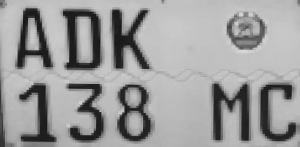
#> input picture learndata/1657835418.png, 300 x 147 px
$ python -i class_OCR_ver3.py   (imports and definitions only)
#> lines starting #> are read from the running program, lines starting #| are printed output that depends on the picture; after the words box and inside, x2 and y2 are one past the last pixel; in counts of white or black regions, pixels touching at a corner belong together
#> further down, picture is the input picture: shape (147, 300, 3); min 22, max 214, mean 155.1
### utils/image_process.py
# 이미지 전처리
import cv2
import numpy as np
import calendar
import time

from scipy.ndimage import interpolation as inter

# [35 lines left out: function get_best_image_for_text, not called in this run]


def process(image, blockSize, boundRectArea = None, type = None, thresh = False, debug = False) :
    # print("blur type", type)
    gray_image = cv2.cvtColor(image, cv2.COLOR_BGR2GRAY)
    # gray_image = correct_skew(gray_image)
    if debug == True :
        cv2.imshow("greyed image", gray_image)
        cv2.waitKey(0)

    # 블러처리

    if type == 1 :
        blurImg = cv2.GaussianBlur(gray_image, (5, 5), 0)
    elif type == 3:
        blurImg = cv2.GaussianBlur(gray_image, (7, 7), 0)
    else :
        blurImg = cv2.bilateralFilter(gray_image, 13, 15, 15)
        # blurImg = cv2.bilateralFilter(gray_image, -1, 50, 10)
    if debug == True:
        cv2.imshow("blured image", blurImg)
        cv2.waitKey(0)
    if thresh == True :
        # [8 lines of commented-out code are left out]

        blurImg = cv2.adaptiveThreshold(blurImg, 255.0, cv2.ADAPTIVE_THRESH_GAUSSIAN_C, cv2.THRESH_BINARY_INV, blockSize, 9)
        # blurImg = cv2.adaptiveThreshold(blurImg, 255.0, cv2.ADAPTIVE_THRESH_GAUSSIAN_C, cv2.THRESH_BINARY_INV, 467, 9)
        # blurImg = cv2.threshold(blurImg, 0, 255, cv2.THRESH_BINARY_INV + cv2.THRESH_OTSU)[1]
    if debug == True:
        cv2.imshow("thresh image", blurImg)
        cv2.waitKey(0)

    # edged = cv2.Canny(blurImg, 100, 300)
    edged = cv2.Canny(blurImg, 20, 150)
    if debug == True:
        cv2.imshow("edged image", edged)
        cv2.waitKey(0)

    contours, hierarchy = cv2.findContours(edged.copy(), cv2.RETR_LIST, cv2.CHAIN_APPROX_SIMPLE)
    # image1 = image.copy()
    return contours


def image_resize(image, width = None, height = None, inter = cv2.INTER_AREA):
#> called with width = 900, inter = 3
    dim = None
    (h, w) = image.shape[:2]
#> h = 147; w = 300

    if width is None and height is None:
        return image

    if width is None:
        r = height / float(h)
        dim = (int(w * r), height)

    else:
        r = width / float(w)
#> r = 3
        dim = (width, int(h * r))
#> dim = (900, 441)

    resized = cv2.resize(image, dim, interpolation = inter)
    return resized

# [27 lines left out: function correct_skew, not called in this run]

### class_OCR_ver3.py
import cv2
import utils.image_process as ip
import utils.plate_number as pn


class OCRVer3:
    addSize = -4
    i = 7
    cropped_img = None
    cx = 0
    cy = 0
    cw = 0
    ch = 0
    cratio = 0
    boundRectArea = 0
    image = None
    ocrtype = 1

    def __init__(self, image, ocrtype = 1):
        # 이미지 로드
        self.image = image
        self.ocrtype = ocrtype

    def getScreenCnt(self, cnts):
        screenCnt = None
        new_img = None
        for c in cnts:
            perimeter = cv2.arcLength(c, True)
            approx = cv2.approxPolyDP(c, 0.022 * perimeter, True)
            self.cx, self.cy, self.cw, self.ch = cv2.boundingRect(c)
            nratio = self.cw / self.ch
            cArea = cv2.contourArea(c)

            boundingRect = cv2.boundingRect(c)

            [intX, intY, intWidth, intHeight] = boundingRect

            intBoundingRectX = intX
            intBoundingRectY = intY
            intBoundingRectWidth = intWidth
            intBoundingRectHeight = intHeight

            intBoundingRectArea = intBoundingRectWidth * intBoundingRectHeight
            intBoundingRectRatio = intBoundingRectWidth / intBoundingRectHeight

            print("intBoundingRectArea : ", intBoundingRectArea)
            print("intBoundingRectRatio : ", intBoundingRectRatio)
            print("all contourArea : ", cArea)
            print("꼭지점 : ", len(approx))
            self.boundRectArea = intBoundingRectArea
            # if len(approx) == 4 and 1.7 < nratio < 3.83 :
            # if len(approx) == 4 and 1.7 < nratio < 3.83 and 11300.0 < cArea < 21000.0:
            ocrtypeTest = (len(approx) == 4)
            if self.ocrtype == 1 :
                ocrtypeTest = len(approx) == 4 and ((1.7 < intBoundingRectRatio < 2.5 and 8000 < intBoundingRectArea < 21000) or (2.8 < intBoundingRectRatio < 3.9 and 3800 < intBoundingRectArea < 13000))

            if ocrtypeTest :
                screenCnt = approx
                self.cratio = self.cw / self.ch
                # new_img = image[y:y + h, x:x + w]
                new_img = self.image[self.cy - self.addSize:self.cy + self.ch + self.addSize,
                          self.cx - self.addSize:self.cx + self.cw + self.addSize]
                # cv2.imwrite('./' + str(i) + '.png', new_img)
                break
        return screenCnt, new_img

    def do(self, process_type = 1):
        # print("process_type : ", process_type)
        # if w > 2000 :
        self.image = ip.image_resize(self.image, width=900)

        type = [
            {
                "blockSize": 19,
                "thresh": False,
            },
            {
                "blockSize": 19,
                "thresh": True
            },
            {
                "blockSize": 467,
                "thresh": True
            },
            {
                "blockSize": 467,
                "thresh": False
            },
        ]
        for value in type :
            contours = ip.process(self.image, blockSize=value['blockSize'], boundRectArea=self.boundRectArea, type=process_type, thresh=value['thresh'] ,debug=False)
            cnts = sorted(contours, key=cv2.contourArea, reverse=True)[:30]
            screenCnt, new_img = self.getScreenCnt(cnts)
            if screenCnt is not None :
                break
#> this loop made 4 passes
#> pass 1, in process, `edged = cv2.Canny(blurImg, 20, 150)`:
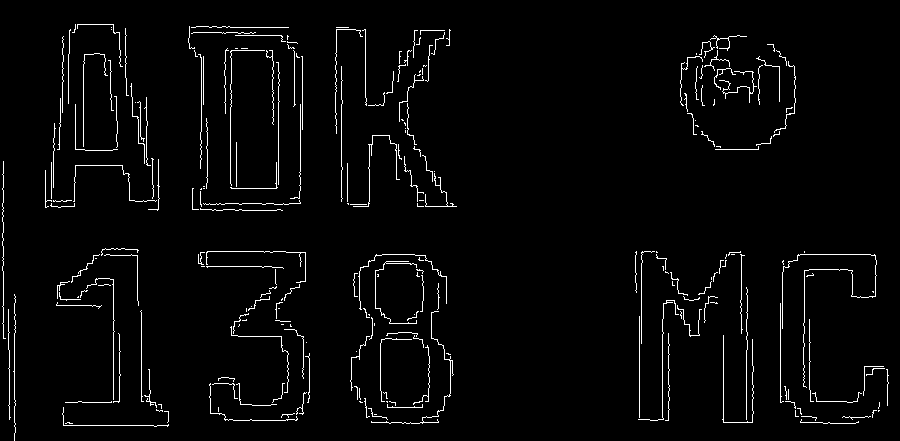
#> edged: shape (441, 900); 2.9% white in thin lines or dots
#> pass 2, in process (call 2), `blurImg = cv2.adaptiveThreshold(blurImg, 255.0, cv2.ADAPTIVE_THRESH_GA..`:
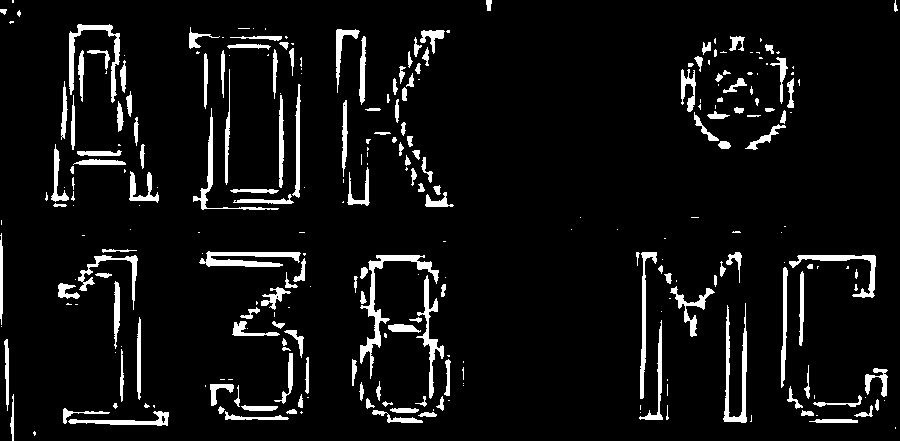
#> blurImg: shape (441, 900); 6.7% white; 279 white regions (121 under 20 px), largest, box (x1, y1, x2, y2) and area: (360, 255, 439, 379) 1270, (723, 303, 747, 423) 915, (199, 251, 301, 267) 914

        if screenCnt is None :
            print("screenCnt is None return")
            return "Failed"

        print("ratio : ", self.cratio)
        if self.cratio < 2:
            cropped_img = ip.image_resize(new_img, width=300)
        else:
            cropped_img = ip.image_resize(new_img, width=500)

        plate = pn.get_plage_number_from_image(cropped_img.copy(), boundRectArea = self.boundRectArea)

        # cv2.imshow("image with detected license plate", self.image)
        # print("blurtype", process_type)
        return plate

>>> import cv2
>>> picture = cv2.imread('learndata/1657835418.png')
>>> result = OCRVer3(picture).do()
#> result = 'Failed'

$ run again, on learndata/1657835601.png
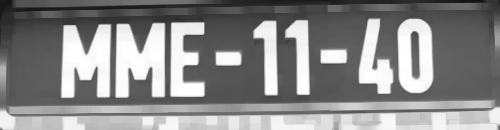
#> input picture learndata/1657835601.png, 500 x 130 px
#> picture is the input picture: shape (130, 500, 3); min 18, max 255, mean 137.8
#> the loop in do, `for value in type :` made 4 passes
#> pass 1, in process, `edged = cv2.Canny(blurImg, 20, 150)`:
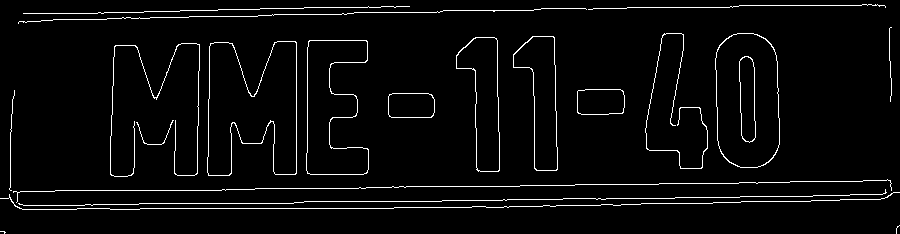
#> edged: shape (234, 900); 3.8% white in thin lines or dots
#> pass 2, in process (call 2), `blurImg = cv2.adaptiveThreshold(blurImg, 255.0, cv2.ADAPTIVE_THRESH_GA..`:
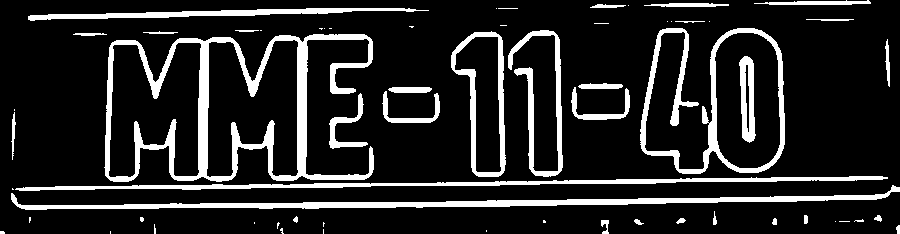
#> blurImg: shape (234, 900); 14.6% white; 62 white regions (29 under 20 px), largest, box (x1, y1, x2, y2) and area: (104, 34, 374, 182) 8533, (11, 185, 900, 210) 4717, (640, 28, 785, 174) 3860
#> result = 'Failed'
